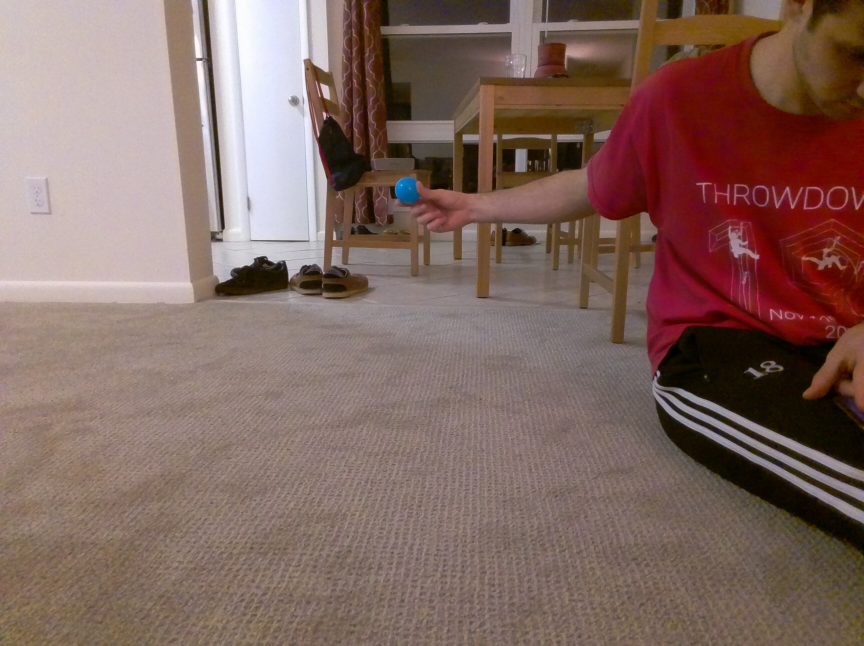
#> input picture pictures/back.jpg, 2592 x 1936 px, given in place of ballVideo.mp4, which was not available (shown at 1/3 size)
$ python tutorialSearch.py
#> lines starting #> are read from the running program, lines starting #| are printed output that depends on the picture; after the words box and inside, x2 and y2 are one past the last pixel; in counts of white or black regions, pixels touching at a corner belong together; pictures that were not available may be replaced by others from this repository, and a replacement may not be noted
# This file looks to emulate the tutorial found here:
# https://www.pyimagesearch.com/2015/09/14/ball-tracking-with-opencv/
# Once working the code will be implemented with tello
# Then the tracking line will be used to keep tello positioned correctly

# import the necessary packages
from collections import deque
from imutils.video import VideoStream
import numpy as np
import argparse
import cv2
import imutils
import time

# cmd line args parse: construct the argument parse and parse the arguments
# video input set up here
# buffer of deque obj (line follower or "contrail")
ap = argparse.ArgumentParser()
ap.add_argument("-v", "--video",
	help="path to the (optional) video file")
ap.add_argument("-b", "--buffer", type=int, default=64,
	help="max buffer size")
args = vars(ap.parse_args())

#auto set video arg
args['video'] = 'pictures/ballVideo.mp4'

# define the lower and upper boundaries of the "blue"
# ball in the HSV color space, then initialize the
# list of tracked points
greenLower = (97, 105, 103)
greenUpper = (112, 255, 255)
pts = deque(maxlen=args["buffer"])

# if a video path was not supplied, grab the reference
# to the webcam
if not args.get("video", False):
	vs = VideoStream(src=0).start()
# otherwise, grab a reference to the video file
else:
	vs = cv2.VideoCapture(args["video"])
# allow the camera or video file to warm up
time.sleep(2.0)

# keep looping
while True:
	# grab the current frame
	frame = vs.read() # WHEN STREAM gives frame WHEN VIDEO gives (bool if frame is read, frame)

	# handle the frame from VideoCapture or VideoStream
	frame = frame[1] if args.get("video", False) else frame
#> frame is the input picture: shape (1936, 2592, 3); mean B, G, R 96.5, 103.9, 129.8

	# if we are viewing a video and we did not grab a frame,
	# then we have reached the end of the video
	if frame is None:
		print("BREAKING")
		break

	# resize the frame, blur it, and convert it to the HSV
	# color space
	frame = imutils.resize(frame, width=600)
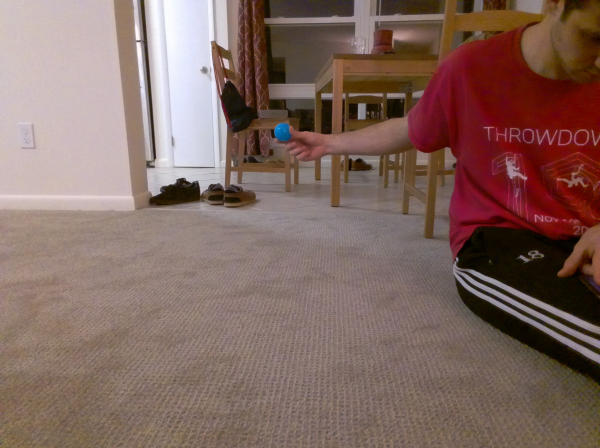
#> frame: shape (448, 600, 3); mean B, G, R 96.4, 103.9, 129.8
	blurred = cv2.GaussianBlur(frame, (11, 11), 0)
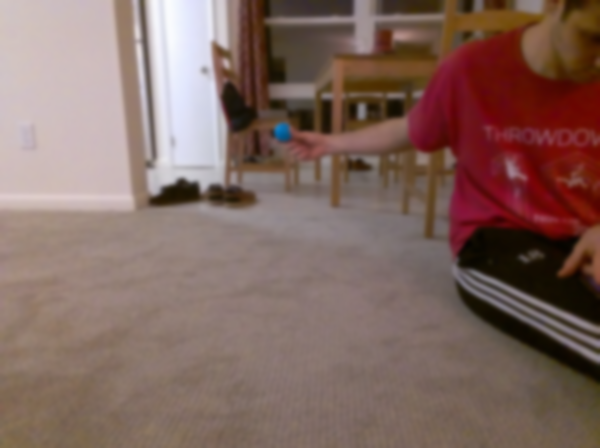
#> blurred: shape (448, 600, 3); mean B, G, R 96.5, 103.9, 129.8
	hsv = cv2.cvtColor(blurred, cv2.COLOR_BGR2HSV)
#> hsv: shape (448, 600, 3); mean H, S, V 36.4, 86.5, 130.5

	# construct a mask for the color "blue", then perform
	# a series of dilations and erosions to remove any small
	# blobs left in the mask
	mask = cv2.inRange(hsv, greenLower, greenUpper) # mask out everything that is blue
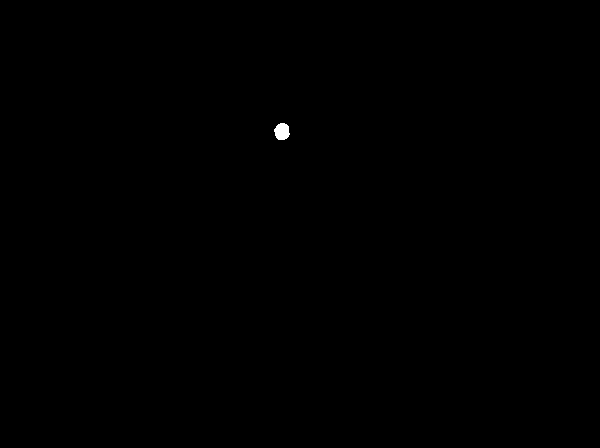
#> mask: shape (448, 600); 0.08% white; 1 white region, box (x1, y1, x2, y2) and area: (274, 123, 290, 140) 210
	mask = cv2.erode(mask, None, iterations=2) # erode small spots of blue
#> mask: shape (448, 600); 0.04% white; 1 white region, box (x1, y1, x2, y2) and area: (277, 125, 287, 138) 97
	mask = cv2.dilate(mask, None, iterations=2) # now that small spots are gone, make remains bigger!
#> mask: shape (448, 600); 0.08% white; 1 white region

	# find contours in the mask and initialize the current
	# (x, y) center of the ball
	cnts = cv2.findContours(mask.copy(), cv2.RETR_EXTERNAL,
							cv2.CHAIN_APPROX_SIMPLE)
#> cnts = 1 contour; box (x1, y1, x2, y2) and area: (275, 123, 289, 140) 182
	cnts = imutils.grab_contours(cnts)
	center = None

	# only proceed if at least 1 contour, ball is in frame
	if len(cnts) > 0:
		# find the largest contour in the mask, then use
		# it to compute the minimum enclosing circle and
		# centroid
		c = max(cnts, key=cv2.contourArea)
#> c = contour of 18 points, box (x1, y1, x2, y2) (275, 123, 289, 140), area 182
		((x, y), radius) = cv2.minEnclosingCircle(c)
#> x = 281.2; y = 131.1; radius = 8.55
		M = cv2.moments(c)
#> M = moments, m00 181.5, centre m10/m00, m01/m00 = (281.6, 131.2)
		center = (int(M["m10"] / M["m00"]), int(M["m01"] / M["m00"]))
#> center = (281, 131)

		# only proceed if the radius meets a minimum size
		if radius > 10:
			# draw the circle and centroid on the frame,
			# then update the list of tracked points
			cv2.circle(frame, (int(x), int(y)), int(radius),
				(0, 255, 255), 2) # surround ball
			cv2.circle(frame, center, 5, (0, 0, 255), -1) # surround center

		# update queue
		pts.appendleft(center)

		# loop over the set of tracked points
		for i in range(1, len(pts)):
			# if either of the tracked points are None, ignore
			# them
			if pts[i - 1] is None or pts[i] is None:
				continue

			# otherwise, compute the thickness of the line and
			# draw the connecting lines
			thickness = int(np.sqrt(args["buffer"] / float(i + 1)) * 2.5) # thickness dependent on time not radius /!\
			cv2.line(frame, pts[i - 1], pts[i], (0, 0, 255), thickness)


# if we are not using a video file, stop the camera video stream
if not args.get("video", False):
	vs.stop()
# otherwise, release the camera
else:
	vs.release()
# close all windows
cv2.destroyAllWindows()

$ run again, on pictures/centered.jpg
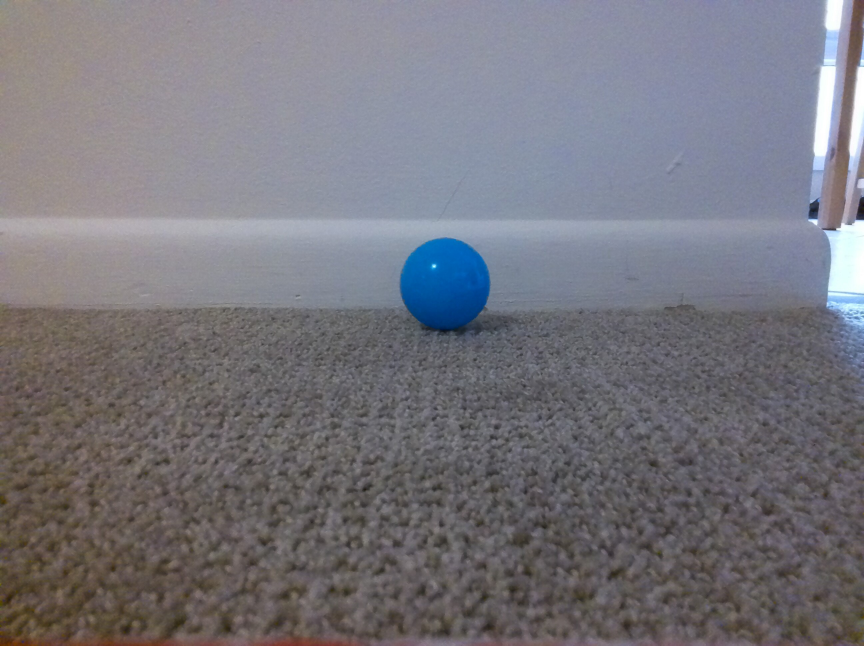
#> input picture pictures/centered.jpg, 2592 x 1936 px, given in place of ballVideo.mp4, which was not available (shown at 1/3 size)
#> frame is the input picture: shape (1936, 2592, 3); mean B, G, R 124.3, 117.2, 118.3
#> hsv: shape (448, 600, 3); mean H, S, V 93.2, 31.8, 129.2
#> `mask = cv2.erode(mask, None, iterations=2)`:
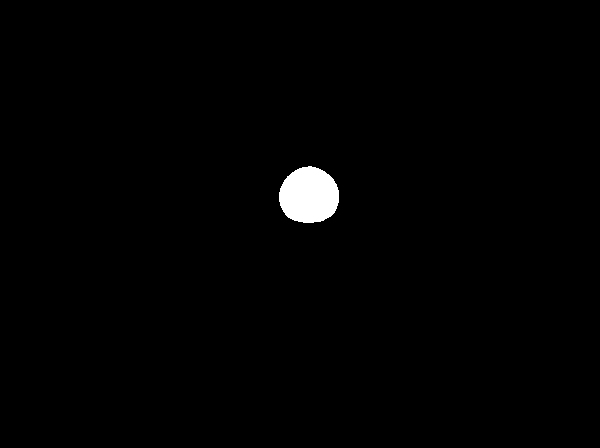
#> mask: shape (448, 600); 1% white; 1 white region, box (x1, y1, x2, y2) and area: (279, 166, 339, 223) 2691
#> cnts = 1 contour; box (x1, y1, x2, y2) and area: (277, 164, 341, 225) 3083
#> c = contour of 89 points, box (x1, y1, x2, y2) (277, 164, 341, 225), area 3083
#> x = 308.7; y = 196.2; radius = 32.56
#> M = moments, m00 3083, centre m10/m00, m01/m00 = (308.6, 195)
#> center = (308, 195)
#> `cv2.circle(frame, (int(x), int(y)), int(radius), (0, 255, 255), 2)`:
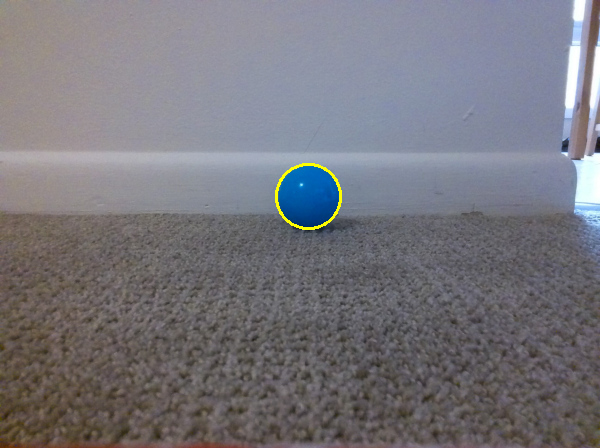
#> frame: shape (448, 600, 3); mean B, G, R 124, 117.5, 118.7
